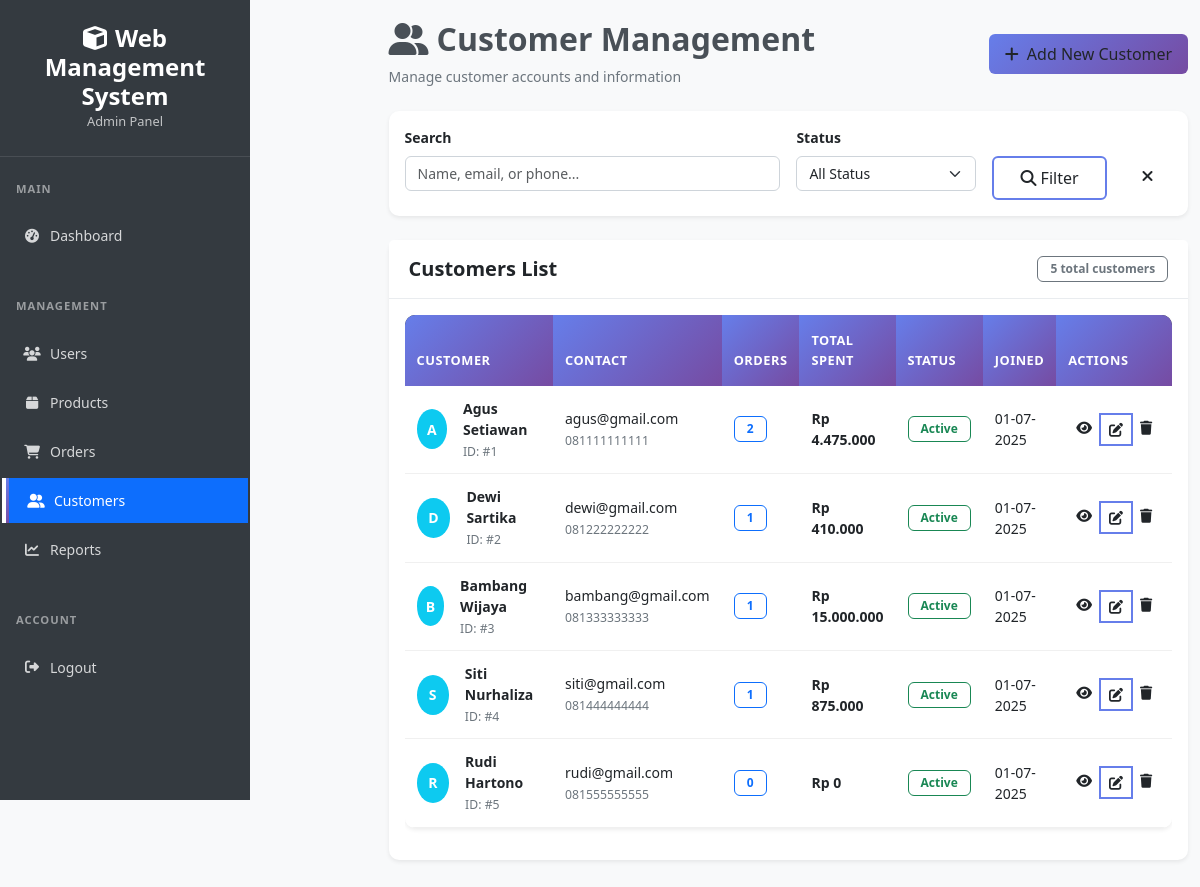
Screenshot of /admin/customers/index.php (signed in) with the database file from the repository.
### tables this page shows
CREATE TABLE customers (
    id INT PRIMARY KEY AUTO_INCREMENT,
    name VARCHAR(100) NOT NULL,
    email VARCHAR(100),
    phone VARCHAR(20),
    address TEXT,
    city VARCHAR(50),
    postal_code VARCHAR(10),
    is_active BOOLEAN DEFAULT TRUE,
    created_at TIMESTAMP DEFAULT CURRENT_TIMESTAMP
);

### config/config.php (called while the page is built, shortened)
<?php
function sanitizeInput($data) {
    return htmlspecialchars(strip_tags(trim($data)), ENT_QUOTES, 'UTF-8');
}
require_once CONFIG_PATH . '/database.php';
?>

### config/database.php (called while the page is built, shortened)
<?php
class Database {
    private $host = '127.0.0.1';
    private $dbname = 'web_app_db';
    private $username = 'root';
    private $password = '';
    private $charset = 'utf8mb4';
    private $pdo;
    public function connect() {
        if ($this->pdo === null) {
            try {
                $dsn = "mysql:host={$this->host};dbname={$this->dbname};charset={$this->charset}";
                $options = [
                    PDO::ATTR_ERRMODE => PDO::ERRMODE_EXCEPTION,
                    PDO::ATTR_DEFAULT_FETCH_MODE => PDO::FETCH_ASSOC,
                    PDO::ATTR_EMULATE_PREPARES => false,
                    PDO::MYSQL_ATTR_INIT_COMMAND => "SET NAMES {$this->charset}"
                ];
                $this->pdo = new PDO($dsn, $this->username, $this->password, $options);
            } catch (PDOException $e) {
                error_log("Database connection error: " . $e->getMessage());
                die("Database connection failed. Please check configuration.");
            }
        }
        return $this->pdo;
    }
}
$database = new Database();
$pdo = $database->connect();
function getDB() {
    global $pdo;
    return $pdo;
}
function executeQuery($sql, $params = []) {
    try {
        $pdo = getDB();
        $stmt = $pdo->prepare($sql);
        $stmt->execute($params);
        return $stmt;
    } catch (PDOException $e) {
        error_log("Query error: " . $e->getMessage());
        throw new Exception("Database query failed");
    }
}
function getRecord($sql, $params = []) {
    $stmt = executeQuery($sql, $params);
    return $stmt->fetch();
}
function getRecords($sql, $params = []) {
    $stmt = executeQuery($sql, $params);
    return $stmt->fetchAll();
}
?>

### includes/functions.php (called while the page is built, shortened)
<?php
require_once dirname(__DIR__) . '/config/config.php';
require_once dirname(__DIR__) . '/config/database.php';
function formatDate($date, $format = DISPLAY_DATE_FORMAT) {
    return date($format, strtotime($date));
}
function formatCurrency($amount, $currency = 'IDR') {
    if ($currency === 'IDR') {
        return 'Rp ' . number_format($amount, 0, ',', '.');
    }
    return '$' . number_format($amount, 2, '.', ',');
}
?>

### admin/customers/index.php (the view, shortened to what this page needs)
<?php
require_once '../../config/config.php';
require_once '../../includes/functions.php';
$search = sanitizeInput($_GET['search'] ?? '');
$where_conditions = [];
$params = [];
$where_clause = !empty($where_conditions) ? 'WHERE ' . implode(' AND ', $where_conditions) : '';
$page = (int)($_GET['page'] ?? 1);
$limit = RECORDS_PER_PAGE;
$offset = ($page - 1) * $limit;
$count_sql = "SELECT COUNT(*) as total FROM customers $where_clause";
$count_result = getRecord($count_sql, $params);
$total_records = $count_result['total'] ?? 0;
$sql = "SELECT c.*,
               (SELECT COUNT(*) FROM orders WHERE customer_id = c.id) as total_orders,
               (SELECT SUM(od.quantity * od.price)
                FROM orders o
                JOIN order_details od ON o.id = od.order_id
                WHERE o.customer_id = c.id) as total_spent
        FROM customers c
        $where_clause
        ORDER BY c.created_at DESC
        LIMIT $limit OFFSET $offset";
$customers = getRecords($sql, $params);
include '../../includes/header.php';
?>
<div class="d-flex">
    <?php include '../../includes/admin_sidebar.php'; ?>
    <div class="admin-content flex-grow-1">
        <div class="d-flex justify-content-between align-items-center mb-4">
            <div>
                <h2><i class="fas fa-user-friends me-2"></i>Customer Management</h2>
                <p class="text-muted mb-0">Manage customer accounts and information</p>
            </div>
            <a href="add.php" class="btn btn-primary">
                <i class="fas fa-plus me-2"></i>Add New Customer
            </a>
        </div>
        <div class="card mb-4">
            <div class="card-body">
                <form method="GET" class="row g-3">
                    <div class="col-md-6">
                        <label class="form-label">Search</label>
                        <input type="text" name="search" class="form-control"
                               placeholder="Name, email, or phone..."
                               value="<?= htmlspecialchars($search) ?>">
                    </div>
                    <div class="col-md-3">
                        <label class="form-label">Status</label>
                        <select name="status" class="form-select">
                            <option value="">All Status</option>
                        </select>
                    </div>
                    <div class="col-md-2">
                        <label class="form-label">&nbsp;</label>
                        <div class="d-grid">
                            <button type="submit" class="btn btn-outline-primary">
                                <i class="fas fa-search me-1"></i>Filter
                            </button>
                        </div>
                    </div>
                    <div class="col-md-1">
                        <label class="form-label">&nbsp;</label>
                        <div class="d-grid">
                            <a href="index.php" class="btn btn-outline-secondary">
                                <i class="fas fa-times"></i>
                            </a>
                        </div>
                    </div>
                </form>
            </div>
        </div>
        <div class="card">
            <div class="card-header d-flex justify-content-between align-items-center">
                <h5 class="mb-0">Customers List</h5>
                <span class="badge bg-secondary"><?= $total_records ?> total customers</span>
            </div>
            <div class="card-body">
                <?php if (empty($customers)): ?>
                    <div class="text-center py-5">
                        <i class="fas fa-user-friends fa-3x text-muted mb-3"></i>
                        <h5>No customers found</h5>
                        <p class="text-muted">Try adjusting your search criteria or add new customers.</p>
                    </div>
                <?php else: ?>
                    <div class="table-responsive">
                        <table class="table table-hover" id="customersTable">
                            <thead>
                                <tr>
                                    <th>Customer</th>
                                    <th>Contact</th>
                                    <th>Orders</th>
                                    <th>Total Spent</th>
                                    <th>Status</th>
                                    <th>Joined</th>
                                    <th>Actions</th>
                                </tr>
                            </thead>
                            <tbody>
                                <?php foreach ($customers as $customer): ?>
                                    <tr>
                                        <td>
                                            <div class="d-flex align-items-center">
                                                <div class="avatar-sm bg-info text-white rounded-circle d-flex align-items-center justify-content-center me-3">
                                                    <?= strtoupper(substr($customer['name'], 0, 1)) ?>
                                                </div>
                                                <div>
                                                    <div class="fw-bold"><?= htmlspecialchars($customer['name']) ?></div>
                                                    <small class="text-muted">ID: #<?= $customer['id'] ?></small>
                                                </div>
                                            </div>
                                        </td>
                                        <td>
                                            <div><?= htmlspecialchars($customer['email']) ?></div>
                                            <?php if (!empty($customer['phone'])): ?>
                                                <small class="text-muted"><?= htmlspecialchars($customer['phone']) ?></small>
                                            <?php endif; ?>
                                        </td>
                                        <td>
                                            <span class="badge bg-primary"><?= (int)$customer['total_orders'] ?></span>
                                        </td>
                                        <td>
                                            <span class="fw-bold"><?= formatCurrency($customer['total_spent'] ?? 0) ?></span>
                                        </td>
                                        <td>
                                            <span class="badge bg-<?= $customer['is_active'] ? 'success' : 'secondary' ?>">
                                                <?= $customer['is_active'] ? 'Active' : 'Inactive' ?>
                                            </span>
                                        </td>
                                        <td>
                                            <span title="<?= $customer['created_at'] ?>">
                                                <?= formatDate($customer['created_at']) ?>
                                            </span>
                                        </td>
                                        <td>
                                            <div class="btn-group btn-group-sm">
                                                <a href="view.php?id=<?= $customer['id'] ?>"
                                                   class="btn btn-outline-info"
                                                   title="View Customer">
                                                    <i class="fas fa-eye"></i>
                                                </a>
                                                <a href="edit.php?id=<?= $customer['id'] ?>"
                                                   class="btn btn-outline-primary"
                                                   title="Edit Customer">
                                                    <i class="fas fa-edit"></i>
                                                </a>
                                                <a href="delete.php?id=<?= $customer['id'] ?>"
                                                   class="btn btn-outline-danger"
                                                   title="Delete Customer">
                                                    <i class="fas fa-trash"></i>
                                                </a>
                                            </div>
                                        </td>
                                    </tr>
                                <?php endforeach; ?>
                            </tbody>
                        </table>
                    </div>
                <?php endif; ?>
            </div>
        </div>
    </div>
</div>

### assets/css/style.css (style rules this page uses)
:root { --primary-color: #667eea; --primary-gradient: linear-gradient(135deg, #667eea 0%, #764ba2 100%); --secondary-color: #6c757d; --success-color: #28a745; --danger-color: #dc3545; --warning-color: #ffc107; --info-color: #17a2b8; --light-color: #f8f9fa; --text-color: #212529; --sidebar-width: 250px; --navbar-height: 60px; --border-radius: 10px; --border-radius-lg: 15px; --box-shadow: 0 0.125rem 0.25rem rgba(0, 0, 0, 0.075); --box-shadow-lg: 0 1rem 3rem rgba(0, 0, 0, 0.175); --transition: all 0.3s ease; --font-family-base: 'Segoe UI', Tahoma, Geneva, Verdana, sans-serif; --font-size-base: 0.875rem; --line-height-base: 1.5; }
* { box-sizing: border-box; }
body { font-family: var(--font-family-base); font-size: var(--font-size-base); line-height: var(--line-height-base); background-color: var(--light-color); color: var(--text-color); margin: 0; padding: 0; }
h1, h2, h3, h4, h5, h6 { font-weight: 600; line-height: 1.2; margin-bottom: 0.5rem; }
.card { border: none; border-radius: var(--border-radius); box-shadow: var(--box-shadow); transition: var(--transition); margin-bottom: 1.5rem; }
.card-header { background: var(--light-color); border-bottom: 1px solid #dee2e6; border-radius: var(--border-radius) var(--border-radius) 0 0; padding: 1rem 1.25rem; font-weight: 600; }
.form-control, .form-select { border: 2px solid #e9ecef; border-radius: var(--border-radius); transition: var(--transition); font-size: var(--font-size-base); }
.btn { border-radius: var(--border-radius); font-weight: 500; transition: var(--transition); border: none; padding: 0.5rem 1rem; }
.btn-primary { background: var(--primary-gradient); border: none; }
.btn-outline-primary { border: 2px solid var(--primary-color); color: var(--primary-color); }
.table { border-radius: var(--border-radius); overflow: hidden; box-shadow: var(--box-shadow); }
.table thead th { background: var(--primary-gradient); color: white; border: none; font-weight: 600; text-transform: uppercase; font-size: 0.8rem; letter-spacing: 0.5px; padding: 1rem 0.75rem; }
.table tbody tr { transition: var(--transition); }
.table td { padding: 0.75rem; vertical-align: middle; border-bottom: 1px solid #f0f0f0; }
.badge { font-weight: 500; border-radius: 20px; padding: 0.35em 0.8em; }

### includes/header.php (style rules this page uses)
:root { --primary-color: #667eea; --primary-gradient: linear-gradient(135deg, #667eea 0%, #764ba2 100%); --secondary-color: #6c757d; --success-color: #28a745; --danger-color: #dc3545; --warning-color: #ffc107; --info-color: #17a2b8; --light-color: #f8f9fa; --text-color: #212529; --sidebar-width: 250px; --navbar-height: 60px; --border-radius: 10px; --box-shadow: 0 0.125rem 0.25rem rgba(0, 0, 0, 0.075); --box-shadow-lg: 0 1rem 3rem rgba(0, 0, 0, 0.175); --font-family-base: 'Segoe UI', Tahoma, Geneva, Verdana, sans-serif; --font-size-base: 0.875rem; --line-height-base: 1.5; }
body { font-family: var(--font-family-base); font-size: var(--font-size-base); line-height: var(--line-height-base); background-color: var(--light-color); }

### rows the page displays
customers: name "A", name "Agus Setiawan", id "1", email "agus@gmail.com", phone "081111111111", total_orders "2", total_spent "Rp 4.475.000", is_active "Active", created_at "01-07-2025"
customers: name "D", name "Dewi Sartika", id "2", email "dewi@gmail.com", phone "081222222222", total_orders "1", total_spent "Rp 410.000", is_active "Active", created_at "01-07-2025"
customers: name "B", name "Bambang Wijaya", id "3", email "bambang@gmail.com", phone "081333333333", total_orders "1", total_spent "Rp 15.000.000", is_active "Active", created_at "01-07-2025"
customers: name "S", name "Siti Nurhaliza", id "4", email "siti@gmail.com", phone "081444444444", total_orders "1", total_spent "Rp 875.000", is_active "Active", created_at "01-07-2025"
customers: name "R", name "Rudi Hartono", id "5", email "rudi@gmail.com", phone "081555555555", total_orders "0", total_spent "Rp 0", is_active "Active", created_at "01-07-2025"

### other values shown
APP_NAME "Web Management System"
$total_records "5"
